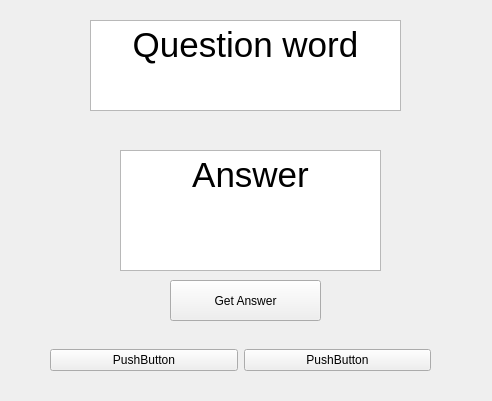
<?xml version="1.0" encoding="UTF-8"?>
<ui version="4.0">
 <class>Form</class>
 <widget class="QWidget" name="Form">
  <property name="geometry">
   <rect>
    <x>0</x>
    <y>0</y>
    <width>492</width>
    <height>401</height>
   </rect>
  </property>
  <property name="windowTitle">
   <string>Form</string>
  </property>
  <widget class="QTextEdit" name="textEdit">
   <property name="geometry">
    <rect>
     <x>90</x>
     <y>20</y>
     <width>311</width>
     <height>91</height>
    </rect>
   </property>
   <property name="html">
    <string>&lt;!DOCTYPE HTML PUBLIC &quot;-//W3C//DTD HTML 4.0//EN&quot; &quot;http://www.w3.org/TR/REC-html40/strict.dtd&quot;&gt;
&lt;html&gt;&lt;head&gt;&lt;meta name=&quot;qrichtext&quot; content=&quot;1&quot; /&gt;&lt;style type=&quot;text/css&quot;&gt;
p, li { white-space: pre-wrap; }
&lt;/style&gt;&lt;/head&gt;&lt;body style=&quot; font-family:'MS Shell Dlg 2'; font-size:7.8pt; font-weight:400; font-style:normal;&quot;&gt;
&lt;p align=&quot;center&quot; style=&quot; margin-top:0px; margin-bottom:0px; margin-left:0px; margin-right:0px; -qt-block-indent:0; text-indent:0px;&quot;&gt;&lt;span style=&quot; font-size:26pt;&quot;&gt;Question word&lt;/span&gt;&lt;/p&gt;&lt;/body&gt;&lt;/html&gt;</string>
   </property>
  </widget>
  <widget class="QTextBrowser" name="textBrowser">
   <property name="geometry">
    <rect>
     <x>120</x>
     <y>150</y>
     <width>261</width>
     <height>121</height>
    </rect>
   </property>
   <property name="tabletTracking">
    <bool>false</bool>
   </property>
   <property name="lineWrapMode">
    <enum>QTextEdit::WidgetWidth</enum>
   </property>
   <property name="html">
    <string>&lt;!DOCTYPE HTML PUBLIC &quot;-//W3C//DTD HTML 4.0//EN&quot; &quot;http://www.w3.org/TR/REC-html40/strict.dtd&quot;&gt;
&lt;html&gt;&lt;head&gt;&lt;meta name=&quot;qrichtext&quot; content=&quot;1&quot; /&gt;&lt;style type=&quot;text/css&quot;&gt;
p, li { white-space: pre-wrap; }
&lt;/style&gt;&lt;/head&gt;&lt;body style=&quot; font-family:'MS Shell Dlg 2'; font-size:7.8pt; font-weight:400; font-style:normal;&quot;&gt;
&lt;p align=&quot;center&quot; style=&quot; margin-top:0px; margin-bottom:0px; margin-left:0px; margin-right:0px; -qt-block-indent:0; text-indent:0px;&quot;&gt;&lt;span style=&quot; font-size:26pt;&quot;&gt;Answer&lt;/span&gt;&lt;/p&gt;&lt;/body&gt;&lt;/html&gt;</string>
   </property>
  </widget>
  <widget class="QPushButton" name="pushButton">
   <property name="geometry">
    <rect>
     <x>170</x>
     <y>280</y>
     <width>151</width>
     <height>41</height>
    </rect>
   </property>
   <property name="text">
    <string>Get Answer</string>
   </property>
  </widget>
  <widget class="QWidget" name="horizontalLayoutWidget">
   <property name="geometry">
    <rect>
     <x>50</x>
     <y>320</y>
     <width>381</width>
     <height>80</height>
    </rect>
   </property>
   <layout class="QHBoxLayout" name="horizontalLayout">
    <item>
     <widget class="QPushButton" name="pushButton_2">
      <property name="text">
       <string>PushButton</string>
      </property>
      <property name="checkable">
       <bool>false</bool>
      </property>
      <property name="autoRepeat">
       <bool>false</bool>
      </property>
     </widget>
    </item>
    <item>
     <widget class="QPushButton" name="pushButton_3">
      <property name="text">
       <string>PushButton</string>
      </property>
     </widget>
    </item>
   </layout>
  </widget>
  <zorder>textEdit</zorder>
  <zorder>pushButton</zorder>
  <zorder>textBrowser</zorder>
  <zorder>horizontalLayoutWidget</zorder>
 </widget>
 <resources/>
 <connections/>
</ui>
